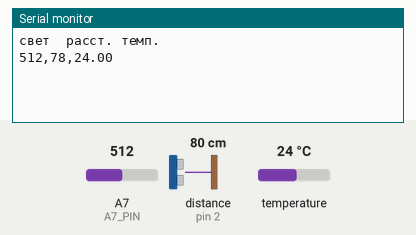
A sketch run on a simulated Arduino Nano, built with avr-gcc and run on an emulated ATmega328P. Parts: the last lines printed to the serial monitor. Wiring (inferred from the names in the program): ultrasonic range finder: trigger pin 3; echo pin 2. The test bench sets the inputs (shaded band); at power-on: distance to the obstacle (sensor on pin 2) 80 cm, temperature 24 °C, A7 (A7_PIN) = 512. The echo pulse lasts 58.3 µs per cm.

Above: at 1.2 s.
1.3 s: distance to the obstacle (sensor on pin 2) set to 2 cm
At 2.6 s:
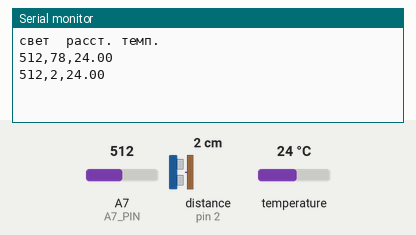
2.8 s: temperature set to 12 °C
At 3.9 s:
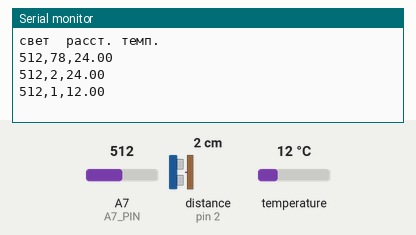
4.3 s: A7 (A7_PIN) set to 716
At 5.6 s:
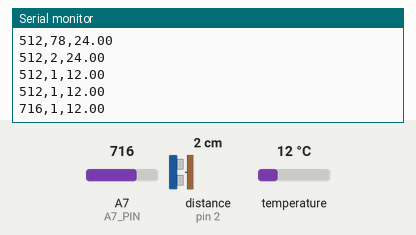
5.8 s: distance to the obstacle (sensor on pin 2) set to 4 cm
At 6.9 s:
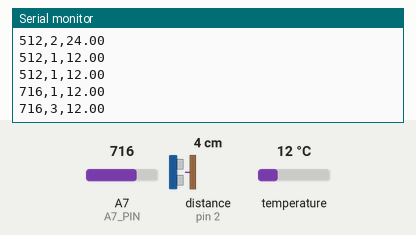
7.3 s: temperature set to 19 °C
At 8.5 s:
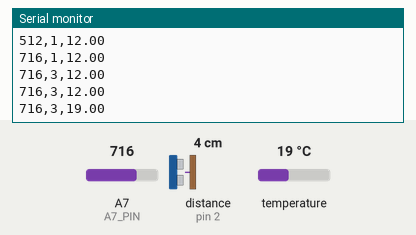
8.8 s: A7 (A7_PIN) set to 900
At 9.8 s:
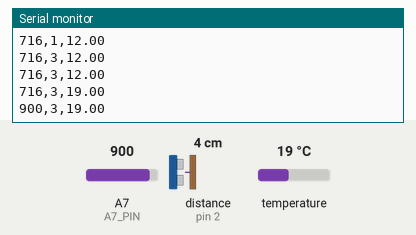
Timing chart, 0 to 11.3 s (numbered marks = the images above; inputs shaded):
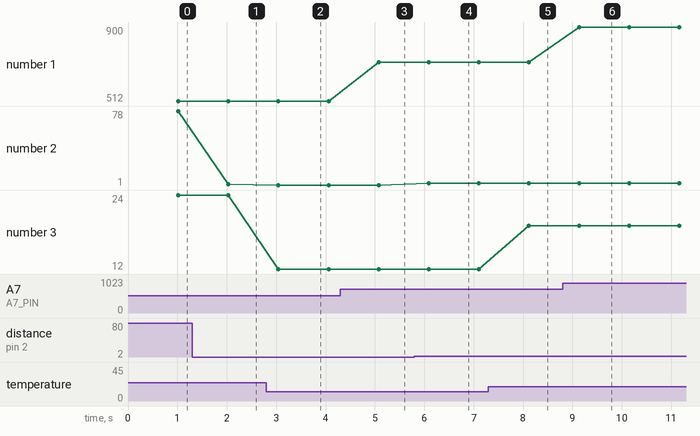

Measured:
- after the input at 1.3 s, the serial monitor: prints a new line after 0.73 s (image 1)
- after the input at 2.8 s, the serial monitor: prints a new line after 0.25 s (image 2)
- after the input at 4.3 s, the serial monitor: prints a new line after 0.78 s (image 3)
- after the input at 5.8 s, the serial monitor: prints a new line after 0.29 s (image 4)
- after the input at 7.3 s, the serial monitor: prints a new line after 0.82 s (image 5)
- after the input at 8.8 s, the serial monitor: prints a new line after 0.33 s (image 6)
- plotted number 1: 512 → 716 after the input at 4.3 s, 716 → 900 after the input at 8.8 s
- plotted number 2: 78 → 2 after the input at 1.3 s, 1 → 3 after the input at 5.8 s

The sketch:

firmware_2_.ino
```cpp
#include <OneWire.h>
#include <DallasTemperature.h>
#include <IRremote.h>

const int A7_PIN = A7;      // Пин фоторезистора
const int ECHO_PIN = 2;     // Пин echo датчика HC-SR04
const int TRIG_PIN = 3;     // Пин trig датчика HC-SR04
const int IR_PIN = 4;       // Пин инфракрасного диода
const int TEMP_PIN = 5;     // Пин терморезистора DS18B20

unsigned long lastLightValue = 0;
unsigned long lastDistance = 0;
float lastTempC = 0.0;
uint32_t timer;

String SendStr;
char target[] = "cmd";

OneWire oneWire(TEMP_PIN);  // Создание экземпляра OneWire для взаимодействия с датчиком температуры
DallasTemperature sensors(&oneWire);  // Создание экземпляра DallasTemperature
IRrecv irrecv(IR_PIN);
decode_results results;

struct sens {
  int LV;
  unsigned long CD;
  float tC;

};

sens D;

  //if (comand.length()>=4)
    //comand = comand.substring(4);

void setup() {
  Serial.begin(9600);

  pinMode(A7_PIN, INPUT);
  pinMode(ECHO_PIN, INPUT);
  pinMode(TRIG_PIN, OUTPUT);
  pinMode(IR_PIN, INPUT);  // Переводим пин ИК-датчика в режим ввода
  pinMode(TEMP_PIN, INPUT);

  sensors.begin();  // Инициализация библиотеки для работы с датчиками температуры
  irrecv.enableIRIn(); // Включение приемника ИК-сигналов
  Serial.println("свет  расст. темп.");
}

String sens_upd(bool test){

  float tempC = sensors.getTempCByIndex(0);  // Получение температуры от датчика DS18B20

  int lightValue = analogRead(A7_PIN);  // Чтение значения фоторезистора

  digitalWrite(TRIG_PIN, LOW);
  delayMicroseconds(2);
  digitalWrite(TRIG_PIN, HIGH);
  delayMicroseconds(10);
  digitalWrite(TRIG_PIN, LOW);

  unsigned long currentDistance = pulseIn(ECHO_PIN, HIGH) * 0.034 / 2;  // Измерение расстояния

  SendStr =  String(lightValue) + "," + String(currentDistance)  + "," +  String(tempC);

  D.LV = lightValue;
  D.CD = currentDistance;
  D.tC = tempC;

  if (test){
    String tesst = "  Свет:" + String(D.LV) + "   Дистанция:" + String(D.CD) + "    Температура:" + String(D.tC);
    return(tesst);
  }
  return(SendStr);
}

void loop() {

  if (millis() - timer > 1000){
    Serial.println(sens_upd(0));    //Вызываем ф-ю без теста
    timer = millis();
  }

  if (irrecv.decode(&results)) {
    // Если получен сигнал от ИК-пульта
    Serial.print("IR Code: 0x");
    Serial.println(results.value, HEX);

    // Дополнительная обработка кода, если необходимо

    irrecv.resume(); // Подготовка к приему следующего сигнала
  }

  if (Serial.available() > 0) {           //проверка и принятие команд
    if (Serial.find(target)){
      Serial.print("Выполняю команду ");
      if(Serial.find("reboot")){
        Serial.println("ПЕРЕЗАГРУЗКА");
        asm volatile(" jmp 0");
        }
      if (Serial.find("test")){
        Serial.println("ТЕСТ:");
        Serial.println(sens_upd(1));
      }
    }
  }
}
```
